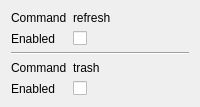
<?xml version="1.0" encoding="UTF-8"?>
<ui version="4.0">
  <class>MiscellaneousTab</class>
  <widget class="QWidget" name="MiscellaneousTab">
    <layout class="QVBoxLayout">
      <property name="alignment">
        <enum>Qt::AlignTop</enum>
      </property>
      <item>
        <!-- Refresh -->
        <layout class="QFormLayout">
          <property name="formAlignment">
            <enum>Qt::AlignHCenter</enum>
          </property>
          <item row="0" column="0">
            <widget class="QLabel">
              <property name="text">
                <string>Command</string>
              </property>
            </widget>
          </item>
          <item row="0" column="1">
            <widget class="QLabel">
              <property name="text">
                <string>refresh</string>
              </property>
            </widget>
          </item>
          <item row="1" column="0">
            <widget class="QLabel">
              <property name="text">
                <string>Enabled</string>
              </property>
            </widget>
          </item>
          <item row="1" column="1">
            <widget class="QCheckBox" name="refresh_check_box">
              <property name="text">
                <string></string>
              </property>
            </widget>
          </item>
          <!-- separator -->
          <item row="2" column="0" colspan="2">
            <widget class="QFrame">
              <property name="frameShape">
                <enum>QFrame::HLine</enum>
              </property>
              <property name="frameShadow">
                <enum>QFrame::Sunken</enum>
              </property>
            </widget>
          </item>
          <!-- Trash -->
          <item row="3" column="0">
            <widget class="QLabel">
              <property name="text">
                <string>Command</string>
              </property>
            </widget>
          </item>
          <item row="3" column="1">
            <widget class="QLabel">
              <property name="text">
                <string>trash</string>
              </property>
            </widget>
          </item>
          <item row="4" column="0">
            <widget class="QLabel">
              <property name="text">
                <string>Enabled</string>
              </property>
            </widget>
          </item>
          <item row="4" column="1">
            <widget class="QCheckBox" name="trash_check_box">
              <property name="text">
                <string></string>
              </property>
            </widget>
          </item>
        </layout>
      </item>
    </layout>
  </widget>
</ui>
